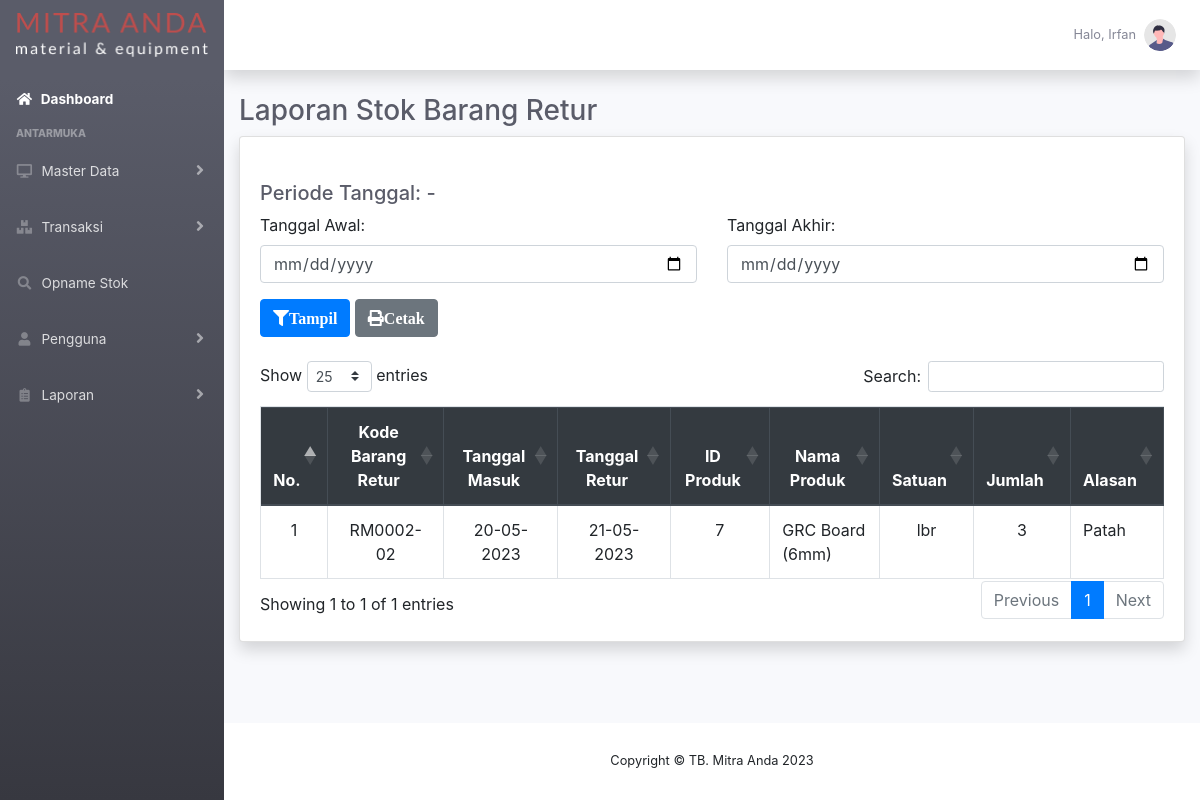
The app's page /php/modul/laporan/laporanbarangretur.php (signed in) with its own data.
### tables this page shows
CREATE TABLE `tbretur` (
  `idBarangRetur` varchar(9) NOT NULL,
  `idDetailMasuk` varchar(8) NOT NULL,
  `tanggalRetur` date NOT NULL,
  `idProduk` int(11) NOT NULL,
  `jumlahRetur` int(11) NOT NULL,
  `Alasan` varchar(256) NOT NULL,
  `Bukti` mediumblob NOT NULL,
  `Format` varchar(100) NOT NULL,
  `Status` tinyint(1) NOT NULL
);

CREATE TABLE `tbstokmasuk` (
  `idBarangMasuk` varchar(5) NOT NULL,
  `idPemasok` int(11) NOT NULL,
  `tanggalMasuk` date NOT NULL,
  `Bukti` mediumblob NOT NULL,
  `Format` varchar(100) NOT NULL,
  `idPengguna` int(11) NOT NULL,
  `Status` tinyint(1) NOT NULL
);

CREATE TABLE `tbproduk` (
  `idProduk` int(11) NOT NULL,
  `Produk` varchar(256) NOT NULL,
  `idSatuan` int(11) NOT NULL,
  `hargaJual` int(11) NOT NULL,
  `stokProduk` int(11) NOT NULL,
  `Status` tinyint(1) NOT NULL
);

CREATE TABLE `tbsatuan` (
  `idSatuan` int(11) NOT NULL,
  `Satuan` varchar(10) NOT NULL,
  `Status` tinyint(1) NOT NULL
);

### php/modul/laporan/laporanbarangretur.php (the view, shortened to what this page needs)
<?php
    require '../../fungsi.php';
    $Periode="";
    $tgAwal="";
    $tgAkhir="";
    $tglAwal="";
    $tglAkhir="";
?>
<!DOCTYPE html>
<html lang="en">
    <head>
        <link href="../../../vendor/fontawesome-free/css/all.min.css" rel="stylesheet" type="text/css">
        <link href="../../../css/sb-admin-2.css" rel="stylesheet">
        <link rel="stylesheet" href="https://maxcdn.bootstrapcdn.com/bootstrap/4.5.2/css/bootstrap.min.css">
        <link rel="stylesheet" type="text/css" href="https://cdnjs.cloudflare.com/ajax/libs/twitter-bootstrap/4.5.2/css/bootstrap.css">
        <link rel="stylesheet" type="text/css" href="https://cdn.datatables.net/1.13.4/css/dataTables.bootstrap4.min.css">
        <link rel="stylesheet" type="text/css" href="https://cdn.datatables.net/buttons/1.6.5/css/buttons.dataTables.min.css">
    </head>
    <body id="page-top">
        <div id="wrapper">
            <ul class="navbar-nav bg-gradient-dark sidebar sidebar-dark accordion" id="accordionSidebar">
                <a class="sidebar-brand d-flex align-items-center justify-content-center" href="../../index.php">
                    <img class="img-fluid" src="../../../assets/img/logotext.png"></img>
                </a>
                <li class="nav-item active">
                    <a class="nav-link" href="../../index.php">
                        <i class="fas fa-fw fa-home"></i>
                        <span>Dashboard</span></a>
                </li>
                <div class="sidebar-heading">
                    Antarmuka
                </div>
                <li class="nav-item">
                    <a class="nav-link collapsed" href="#" data-toggle="collapse" data-target="#collapseMaster"
                    aria-expanded="true" aria-controls="collapseMaster">
                        <i class="fas fa-fw fa-desktop"></i>
                        <span>Master Data</span>
                    </a>
                </li>
                <li class="nav-item">
                    <a class="nav-link collapsed" href="#" data-toggle="collapse" data-target="#collapseStok"
                    aria-expanded="true" aria-controls="collapseStok">
                        <i class="fas fa-fw fa-boxes"></i>
                        <span>Transaksi</span>
                    </a>
                </li>
				<?php
                    $jabatan=$_SESSION['Jabatan']=='Owner';
                    $jabatan2=$_SESSION['Jabatan']=='Checker';
                    if($jabatan OR $jabatan2){
                ?>
                <li class="nav-item">
                    <a class="nav-link" href="../opname/dataopname.php">
                    <i class="fas fa-fw fa-search"></i>
                    <span>Opname Stok</span></a>
                </li>
				<?php
                    }
                ?>
                <li class="nav-item">
                    <a class="nav-link collapsed" href="#" data-toggle="collapse" data-target="#collapsePengguna"
                    aria-expanded="true" aria-controls="collapsePengguna">
                        <i class="fas fa-fw fa-user"></i>
                        <span>Pengguna</span>
                    </a>
                </li>
				<li class="nav-item">
					<a class="nav-link collapsed" href="#" data-toggle="collapse" data-target="#collapseLaporan"
					aria-expanded="true" aria-controls="collapseLaporan">
						<i class="fas fa-fw fa-clipboard-list"></i>
						<span>Laporan</span>
					</a>
				</li>
            </ul>
            <div id="content-wrapper" class="d-flex flex-column">
                <div id="content">
                    <nav class="navbar navbar-expand navbar-light bg-white topbar mb-4 static-top shadow">
                        <ul class="navbar-nav ml-auto">
                            <li class="nav-item dropdown no-arrow">
                                <a class="nav-link dropdown-toggle" href="#" id="userDropdown" role="button"
                                    data-toggle="dropdown" aria-haspopup="true" aria-expanded="false">
                                    <span class="mr-2 d-none d-lg-inline text-gray-600 small"><?php echo 'Halo, '. $_SESSION['Nama'];?></span>
                                    <img class="img-profile rounded-circle"
                                        src="../../../assets/img/undraw_profile.svg">
                                </a>
                            </li>
                        </ul>
                    </nav>
                    <div class="container-fluid">
                        <h1 class="h3 mb-2 text-gray-800">Laporan Stok Barang Retur</h1>
                        <div class="card shadow mb-4">
                            <div class="card-body">
                                <br>
                                <h5 class="h5 mb-2 text-gray-800">Periode Tanggal: <b><?php echo $tglAwal;?></b> - <b><?php echo $tglAkhir;?></b></h5>
                                <form method="POST" action="laporanbarangretur.php">
                                    <div class="row">
                                        <div class="col">
                                            <div class="row">
                                                <div class="col">
                                                    <div class="form-group">
                                                        <label for="">Tanggal Awal:</label>
                                                        <input type="date" class="form-control" id="tgAwal" name="tgAwal" value="<?php echo $tgAwal;?>" oninvalid="this.setCustomValidity('Pilih tanggal pada kolom pengisian ini!')" onchange="this.setCustomValidity('')"  max="<?= date('Y-m-d'); ?>" required>
                                                    </div>
                                                </div>
                                                <div class="col">
                                                    <div class="form-group">
                                                        <label for="">Tanggal Akhir:</label>
                                                        <input type="date" class="form-control" id="tgAkhir" name="tgAkhir" value="<?php echo $tgAkhir;?>" oninvalid="this.setCustomValidity('Pilih tanggal pada kolom pengisian ini!')" onchange="this.setCustomValidity('')"  max="<?= date('Y-m-d'); ?>" required>
                                                    </div>
                                                </div>
                                            </div>
                                            <button type="submit" name="inputTanggal" class="btn btn-primary">
                                                <i  class="fas fa-filter">Tampil</i>
                                            </button>
                                            <a class="btn btn-secondary" href="cetaklaporanretur.php?awal=<?php echo $tgAwal;?>&&akhir=<?php echo $tgAkhir;?>" target="_blank"><i class="fas fa-print">Cetak</i></a>
                                        </div>
                                    </div>
                                </form>
                                <br>
                                <div id="datatables">
                                    <table class="table table-stripped table-bordered table-hover" id="dtLaporanRetur" width="100%" cellspacing="0">
                                        <thead class="thead-dark">
                                            <tr>
                                                <th class="text-center">No.</th>
                                                <th class="text-center">Kode Barang Retur</th>
                                                <th class="text-center">Tanggal Masuk</th>
                                                <th class="text-center">Tanggal Retur</th>
                                                <th class="text-center">ID Produk</th>
                                                <th class="text-center">Nama Produk</th>
                                                <th class="text-center">Satuan</th>
                                                <th class="text-center">Jumlah</th>
                                                <th class="text-center">Alasan</th>
                                            </tr>
                                        </thead>
                                        <tbody>
                                            <?php
                                                $tampilLaporanBarangRetur= mysqli_query($conn,"SELECT * FROM tbretur
                                                INNER JOIN tbdetailmasuk ON tbretur.idDetailMasuk=tbdetailmasuk.idDetailMasuk
                                                INNER JOIN tbproduk ON tbretur.idProduk=tbproduk.idProduk
                                                INNER JOIN tbsatuan ON tbproduk.idSatuan=tbsatuan.idSatuan
                                                INNER JOIN tbstokmasuk ON tbdetailmasuk.idBarangMasuk=tbstokmasuk.idBarangMasuk
                                                WHERE tbretur.Status='1' AND tanggalRetur $Periode
                                                ORDER BY idBarangRetur DESC");
                                                $inc=1;
                                                while($data=mysqli_fetch_array($tampilLaporanBarangRetur)){
                                                    $idBarangRetur = $data['idBarangRetur'];
                                                    $tanggalMasuk= date('d-m-Y', strtotime($data['tanggalMasuk']));
                                                    $tanggalRetur= date('d-m-Y', strtotime($data['tanggalRetur']));
                                                    $idProduk =$data['idProduk'];
                                                    $Produk =$data['Produk'];
                                                    $Satuan =$data['Satuan'];
                                                    $jumlahRetur =$data['jumlahRetur'];
                                                    $Alasan =$data['Alasan'];
                                            ?>
                                            <tr>
                                                <td class="text-center"><?=$inc++;?></td>
                                                <td class="text-center"><?=$idBarangRetur;?></td>
                                                <td class="text-center"><?=$tanggalMasuk;?></td>
                                                <td class="text-center"><?=$tanggalRetur;?></td>
                                                <td class="text-center"><?=$idProduk;?></td>
                                                <td><?=$Produk;?></td>
                                                <td class="text-center"><?=$Satuan;?></td>
                                                <td class="text-center"><?=$jumlahRetur;?></td>
                                                <td><?=$Alasan;?></td>
                                            </tr>
                                            </div>
                                            <?php
                                                };
                                            ?>
                                </div>
                            </div>
                        </div>
                    </div>
                </div>
                <footer class="sticky-footer bg-white">
                    <div class="container my-auto">
                        <div class="copyright text-center my-auto">
                            <span>Copyright &copy; TB. Mitra Anda 2023</span>
                        </div>
                    </div>
                </footer>
            </div>
    </body>
</html>

### records on screen
tbretur: idBarangRetur "RM0002-02", tbstokmasuk.tanggalMasuk "20-05-2023", tanggalRetur "21-05-2023", idProduk.idProduk "7", idProduk.Produk "GRC Board (6mm)", tbsatuan.Satuan "lbr", jumlahRetur "3", Alasan "Patah"

### other values on screen
$_SESSION['Nama'] "Irfan"
